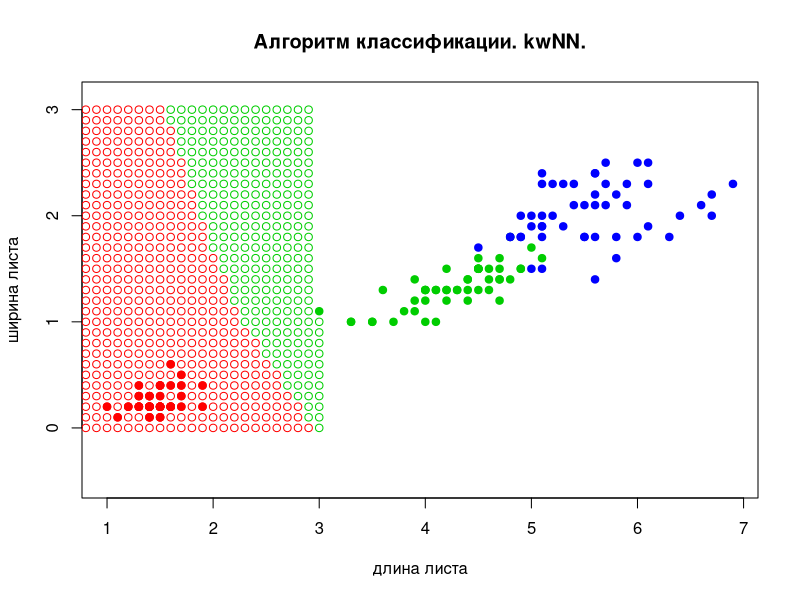

Reproduce this figure in R. (Note: a time limit stopped this script after it produced the figure.)
colors <- c("setosa" = "red", "versicolor" = "green3", "virginica" = "blue")
plot(iris[, 3:4], pch = 21, bg = colors[iris$Species], col = colors[iris$Species], asp = 1,
     main = "Алгоритм классификации. kwNN.", xlab = "длина листа", ylab = "ширина листа" )

euclideanDistance <- function(u, v) {
  sqrt(sum((u - v)^2))
}

k <- 6
q <- 0.5 # для начала

xl <- iris[, 3:5]
l <- dim(xl)[1] 
n <- dim(xl)[2] - 1

OY<-seq(from=0.0, to=3.0, by=0.1)## расстояние расположения точек по OY, от 0 до 3 с шагом 0,1
OX<-seq(from=0.0, to=7.0, by=0.1)## расстояние расположения точек по OX, от 0 до 7 с шагом 0,1

for(i in OX) {
  for(j in OY) {
    z <- c(i, j)
    distances <- matrix(NA, l, 2)# расстояния от классифицируемого объекта u до каждого i-го соседа 
    for(p in 1:l) {
      distances[p, ] <- c(p, euclideanDistance(xl[p, 1:n], z))
    }
    orderedxl <- xl[order(distances[ , 2]), ]# сортировка расстояний
    weights <- c(NA)# подсчёт весов для каждого i-го объекта
    for(t in 1:l) {
       weights[t] <- q^t #весовая функция
    }
    orderedxl_weighted <- cbind(orderedxl, weights)# создаем матрицу, которая с помощью cbind объединяет массивы расстояний и весов 
    classes <- orderedxl_weighted[1:k, (n + 1):(n + 2)] # получаем классы с именами первых k ближайших соседей и их веса
    sumSetosa <- sum(classes[classes$Species == "setosa", 2])
    sumVersicolor <- sum(classes[classes$Species == "versicolor", 2])
    sumVirginica <- sum(classes[classes$Species == "virginica", 2])
    answer <- matrix(c(sumSetosa, sumVersicolor, sumVirginica), 
                  nrow = 1, ncol = 3, byrow = TRUE, list(c(1), c('setosa', 'versicolor', 'virginica')))#матрица имен классов и их сумм весов, которая заполняется по строкам
    points(z[1], z[2],  pch = 21, col = colors[which.max(answer)], asp=1) #закрашиваем точки в тот цвет класса, чей вес максимальный
  }
}

legend("bottomright", c("k=6", "q=0.5"))
